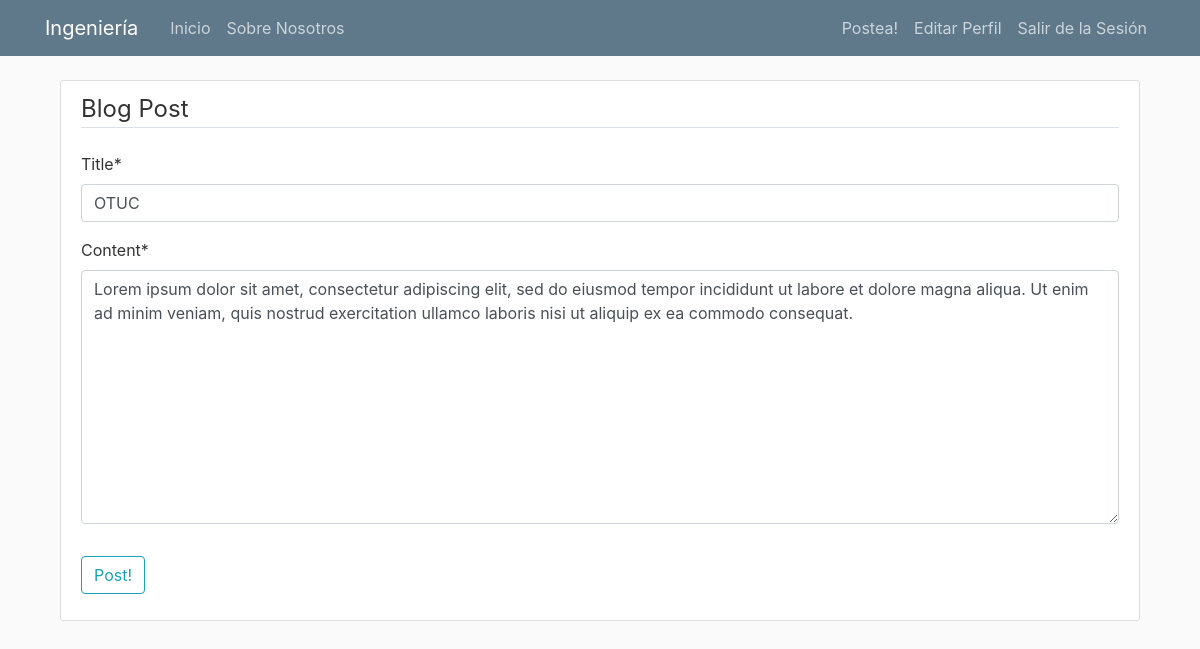
Page /post/2/update/ (signed in) on the committed database.
### blog/models.py (models this page shows, shortened)
class Post(models.Model):
    title = models.CharField(max_length=100)
    content = models.TextField()
    date_posted = models.DateTimeField(default=timezone.now)
    author = models.ForeignKey(User, on_delete=models.CASCADE)
    paper = models.TextField(verbose_name="link to the paper", default="https://docs.djangoproject.com/en/2.2/topics/db/models/")
    CATEGORIAS = (
        ('L', 'Logistica'),
        ('H', 'Hospitales'),
        ('A', 'Ambiente'),
    )
    category = models.CharField(max_length=1, choices=CATEGORIAS, default="L")

### blog/views.py (the view, shortened to what this page needs)
# urls.py: path('post/<int:pk>/update/', PostUpdateView.as_view(), name='post-update'),
class PostUpdateView(LoginRequiredMixin, UserPassesTestMixin, UpdateView):
    model = Post
    fields = ['title', 'content']
    def test_func(self):
        post = self.get_object()
        if self.request.user == post.author:
            return True
        return False

### blog/templates/blog/post_form.html (shortened to what this page needs)
{% extends "blog/base.html" %}
{% load crispy_forms_tags %}
{% block content %}
    <div class="content-section">
        <form method="POST">
            <fieldset class="form-group">
                <legend class="border-bottom mb-4">Blog Post</legend>
                {{ form|crispy }}
            </fieldset>
            <div class="form-group">
                <button class="btn btn-outline-info" type="submit">Post!</button>
            </div>
        </form>
    </div>
{% endblock content %}

### blog/static/blog/main.css (style rules this page uses)
body { background: #fafafa; color: #333333; margin-top: 5rem; }
.content-section { background: #ffffff; padding: 10px 20px; border: 1px solid #dddddd; border-radius: 3px; margin-bottom: 20px; }

### rows in the picture
Post: title "OTUC", content "Lorem ipsum dolor sit amet, consectetur adipiscing elit, sed do eiusmod tempor incididunt ut labore et dolore magna aliqua. Ut enim ad minim veniam, quis nostrud exercitation ullamco laboris nisi ut aliquip ex ea commodo consequat."
